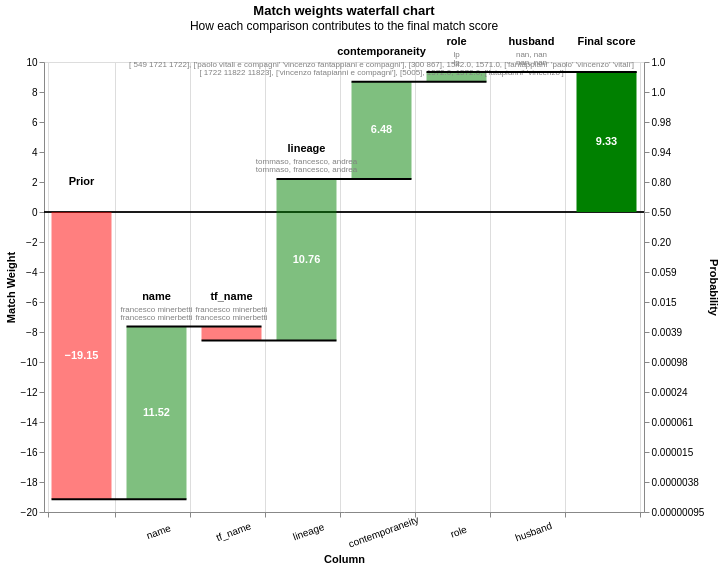

The notebook cell this image was saved under:
### Markdown cell above
### Reading a single decision

The point of this model is not the score but the explanation. A waterfall chart shows
exactly which evidence moved each pair, and by how much.

### Code cell
cases = [(548, 11821), (1591, 12025), (818, 12322)]
wanted = pred[[ (min(l, r), max(l, r)) in cases
                for l, r in zip(pred.person_id_l, pred.person_id_r) ]]
linker.visualisations.waterfall_chart(wanted.to_dict(orient="records"), filter_nulls=False)

### Figure 1 — Vega-Lite specification as saved in the notebook (floating-point values rounded to 4 significant figures)
{"config": {"view": {"continuousWidth": 400, "continuousHeight": 300}}, "layer": [{"layer": [{"mark": "rule", "encoding": {"color": {"value": "black"}, "size": {"value": 0.5}, "y": {"field": "zero", "type": "quantitative"}}}, {"mark": {"type": "bar", "width": 60}, "encoding": {"color": {"condition": {"test": "(datum.log2_bayes_factor < 0)", "value": "red"}, "value": "green"}, "opacity": {"condition": {"test": "datum.column_name == 'Prior match weight' || datum.column_name == 'Final score'", "value": 1}, "value": 0.5}, "tooltip": [{"field": "column_name", "title": "Comparison column", "type": "nominal"}, {"field": "value_l", "title": "Value (L)", "type": "nominal"}, {"field": "value_r", "title": "Value (R)", "type": "nominal"}, {"field": "label_for_charts", "title": "Label", "type": "ordinal"}, {"field": "sql_condition", "title": "SQL condition", "type": "nominal"}, {"field": "comparison_vector_value", "title": "Comparison vector value", "type": "nominal"}, {"field": "bayes_factor", "format": ",.4f", "title": "Bayes factor = m/u", "type": "quantitative"}, {"field": "log2_bayes_factor", "format": ",.4f", "title": "Match weight = log2(m/u)", "type": "quantitative"}, {"field": "prob", "format": ".4f", "title": "Cumulative match probability", "type": "quantitative"}, {"field": "bayes_factor_description", "title": "Match weight description", "type": "nominal"}], "x": {"axis": {"grid": true, "labelAlign": "center", "labelAngle": -20, "labelExpr": "datum.value == 'Prior' || datum.value == 'Final score' ? '' : datum.value", "labelPadding": 10, "tickBand": "extent", "title": "Column"}, "field": "column_name", "sort": {"field": "bar_sort_order", "order": "ascending"}, "type": "nominal"}, "y": {"axis": {"grid": false, "orient": "left", "title": "Match Weight"}, "field": "previous_sum", "type": "quantitative"}, "y2": {"field": "sum"}}}, {"mark": {"type": "text", "fontWeight": "bold"}, "encoding": {"color": {"value": "white"}, "text": {"condition": {"test": "abs(datum.log2_bayes_factor) > 1", "field": "log2_bayes_factor", "format": ".2f", "type": "nominal"}, "value": ""}, "x": {"axis": {"labelAngle": -20, "title": "Column"}, "field": "column_name", "sort": {"field": "bar_sort_order", "order": "ascending"}, "type": "nominal"}, "y": {"axis": {"orient": "left"}, "field": "center", "type": "quantitative"}}}, {"mark": {"type": "text", "baseline": "bottom", "dy": -25, "fontWeight": "bold"}, "encoding": {"color": {"value": "black"}, "text": {"field": "column_name", "type": "nominal"}, "x": {"axis": {"labelAngle": -20, "title": "Column"}, "field": "column_name", "sort": {"field": "bar_sort_order", "order": "ascending"}, "type": "nominal"}, "y": {"field": "sum_top", "type": "quantitative"}}}, {"mark": {"type": "text", "baseline": "bottom", "dy": -13, "fontSize": 8}, "encoding": {"color": {"value": "grey"}, "text": {"field": "value_l", "type": "nominal"}, "x": {"axis": {"labelAngle": -20, "title": "Column"}, "field": "column_name", "sort": {"field": "bar_sort_order", "order": "ascending"}, "type": "nominal"}, "y": {"field": "sum_top", "type": "quantitative"}}}, {"mark": {"type": "text", "baseline": "bottom", "dy": -5, "fontSize": 8}, "encoding": {"color": {"value": "grey"}, "text": {"field": "value_r", "type": "nominal"}, "x": {"axis": {"labelAngle": -20, "title": "Column"}, "field": "column_name", "sort": {"field": "bar_sort_order", "order": "ascending"}, "type": "nominal"}, "y": {"field": "sum_top", "type": "quantitative"}}}]}, {"mark": {"type": "rule", "color": "black", "strokeWidth": 2, "x2Offset": 30, "xOffset": -30}, "encoding": {"x": {"axis": {"labelAngle": -20, "title": "Column"}, "field": "column_name", "sort": {"field": "bar_sort_order", "order": "ascending"}, "type": "nominal"}, "x2": {"field": "lead"}, "y": {"axis": {"labelExpr": "format(1 / (1 + pow(2, -1*datum.value)), '.2r')", "orient": "right", "title": "Probability"}, "field": "sum", "scale": {"zero": false}, "type": "quantitative"}}}], "data": {"name": "data-ccecdf60756deece5761bec53d1305a7"}, "height": 450, "params": [{"name": "record_number", "bind": {"input": "range", "max": 2, "min": 0, "step": 1}, "value": 0}], "resolve": {"axis": {"y": "independent"}}, "title": {"text": "Match weights waterfall chart", "subtitle": "How each comparison contributes to the final match score"}, "transform": [{"filter": "(datum.record_number == record_number)"}, {"window": [{"op": "sum", "field": "log2_bayes_factor", "as": "sum"}, {"op": "lead", "field": "column_name", "as": "lead"}], "frame": [null, 0]}, {"calculate": "datum.column_name === \"Final score\" ? datum.sum - datum.log2_bayes_factor : datum.sum", "as": "sum"}, {"calculate": "datum.lead === null ? datum.column_name : datum.lead", "as": "lead"}, {"calculate": "datum.column_name === \"Final score\" || datum.column_name === \"Prior match weight\" ? 0 : datum.sum - datum.log2_bayes_factor", "as": "previous_sum"}, {"calculate": "datum.sum > datum.previous_sum ? datum.column_name : \"\"", "as": "top_label"}, {"calculate": "datum.sum < datum.previous_sum ? datum.column_name : \"\"", "as": "bottom_label"}, {"calculate": "datum.sum > datum.previous_sum ? datum.sum : datum.previous_sum", "as": "sum_top"}, {"calculate": "datum.sum < datum.previous_sum ? datum.sum : datum.previous_sum", "as": "sum_bottom"}, {"calculate": "(datum.sum + datum.previous_sum) / 2", "as": "center"}, {"calculate": "(datum.log2_bayes_factor > 0 ? \"+\" : \"\") + datum.log2_bayes_factor", "as": "text_log2_bayes_factor"}, {"calculate": "datum.sum < datum.previous_sum ? 4 : -4", "as": "dy"}, {"calculate": "datum.sum < datum.previous_sum ? \"top\" : \"bottom\"", "as": "baseline"}, {"calculate": "1. / (1 + pow(2, -1.*datum.sum))", "as": "prob"}, {"calculate": "0*datum.sum", "as": "zero"}], "width": {"step": 75}, "$schema": "https://vega.github.io/schema/vega-lite/v5.9.3.json", "datasets": {"data-ccecdf60756deece5761bec53d1305a7": [{"column_name": "Prior", "label_for_charts": "Starting match weight (prior)", "sql_condition": null, "log2_bayes_factor": -19.15, "bayes_factor": 1.714e-06, "comparison_vector_value": null, "m_probability": null, "u_probability": null, "bayes_factor_description": null, "value_l": "", "value_r": "", "term_frequency_adjustment": null, "bar_sort_order": 0, "record_number": 0}, {"sql_condition": "\"full_name_norm_l\" = \"full_name_norm_r\"", "label_for_charts": "Exact match on full_name_norm", "m_probability": 0.2714, "u_probability": 9.271e-05, "bayes_factor": 2928.0, "log2_bayes_factor": 11.52, "comparison_vector_value": 3, "bayes_factor_description": "If comparison level is `exact match on full_name_norm` then comparison is 2,928 times more likely to be a match", "column_name": "name", "value_l": "francesco minerbetti", "value_r": "francesco minerbetti", "term_frequency_adjustment": false, "bar_sort_order": 1, "record_number": 0}, {"sql_condition": "\"full_name_norm_l\" = \"full_name_norm_r\"", "label_for_charts": "Term freq adjustment on full_name_norm", "m_probability": null, "u_probability": null, "bayes_factor": 0.5252, "log2_bayes_factor": -0.9291, "comparison_vector_value": 3, "bayes_factor_description": "Term frequency adjustment on full_name_norm makes comparison  1.90 times less likely to be a match", "column_name": "tf_name", "value_l": "francesco minerbetti", "value_r": "francesco minerbetti", "term_frequency_adjustment": true, "bar_sort_order": 2, "record_number": 0}, {"sql_condition": "patronymic_norm_l = patronymic_norm_r AND grandfather_norm_l = grandfather_norm_r", "label_for_charts": "father and grandfather agree", "m_probability": 0.009504, "u_probability": 5.467e-06, "bayes_factor": 1738.0, "log2_bayes_factor": 10.76, "comparison_vector_value": 5, "bayes_factor_description": "If comparison level is `father and grandfather agree` then comparison is 1,738 times more likely to be a match", "column_name": "lineage", "value_l": "tommaso, francesco, andrea", "value_r": "tommaso, francesco, andrea", "term_frequency_adjustment": false, "bar_sort_order": 3, "record_number": 0}, {"sql_condition": "greatest(last_year_l, last_year_r) - least(first_year_l, first_year_r) <= 30 AND (array_length(list_intersect(partners_l, partners_r)) >= 1 OR array_length(list_intersect(firm_tokens_l, firm_tokens_r)) >= 2 OR array_length(list_intersect(firms_l, firms_r)) >= 1)", "label_for_charts": "career <= 30 years, shared network", "m_probability": 0.08801, "u_probability": 0.0009843, "bayes_factor": 89.42, "log2_bayes_factor": 6.483, "comparison_vector_value": 4, "bayes_factor_description": "If comparison level is `career <= 30 years, shared network` then comparison is 89.42 times more likely to be a match", "column_name": "contemporaneity", "value_l": "[ 549 1721 1722], ['paolo vitali e compagni' 'vincenzo fantappiani e compagni'], [300 867], 1542.0, 1571.0, ['fantappiani' 'paolo' 'vincenzo' 'vitali']", "value_r": "[ 1722 11822 11823], ['vincenzo fatapianni e compagni'], [5005], 1572.0, 1572.0, ['fatapianni' 'vincenzo']", "term_frequency_adjustment": false, "bar_sort_order": 4, "record_number": 0}, {"sql_condition": "dominant_role_l = dominant_role_r AND dominant_role_l IN ('gp', 'lp')", "label_for_charts": "same role throughout", "m_probability": 0.7454, "u_probability": 0.4742, "bayes_factor": 1.572, "log2_bayes_factor": 0.6525, "comparison_vector_value": 2, "bayes_factor_description": "If comparison level is `same role throughout` then comparison is 1.572 times more likely to be a match", "column_name": "role", "value_l": "lp", "value_r": "lp", "term_frequency_adjustment": false, "bar_sort_order": 5, "record_number": 0}, {"sql_condition": "\"husband_last_norm_l\" IS NULL OR \"husband_last_norm_r\" IS NULL", "label_for_charts": "husband_last_norm is NULL", "bayes_factor": 1.0, "log2_bayes_factor": 0.0, "comparison_vector_value": -1, "bayes_factor_description": "If comparison level is `husband_last_norm is null` then comparison is 1 times more likely to be a match", "column_name": "husband", "value_l": "nan, nan", "value_r": "nan, nan", "term_frequency_adjustment": false, "bar_sort_order": 6, "record_number": 0}, {"column_name": "Final score", "label_for_charts": "Final score", "sql_condition": null, "log2_bayes_factor": 9.331, "bayes_factor": 644.0, "comparison_vector_value": null, "m_probability": null, "u_probability": null, "bayes_factor_description": null, "value_l": "", "value_r": "", "term_frequency_adjustment": null, "bar_sort_order": 7, "record_number": 0}, {"column_name": "Prior", "label_for_charts": "Starting match weight (prior)", "sql_condition": null, "log2_bayes_factor": -19.15, "bayes_factor": 1.714e-06, "comparison_vector_value": null, "m_probability": null, "u_probability": null, "bayes_factor_description": null, "value_l": "", "value_r": "", "term_frequency_adjustment": null, "bar_sort_order": 0, "record_number": 1}, {"sql_condition": "\"full_name_norm_l\" = \"full_name_norm_r\"", "label_for_charts": "Exact match on full_name_norm", "m_probability": 0.2714, "u_probability": 9.271e-05, "bayes_factor": 2928.0, "log2_bayes_factor": 11.52, "comparison_vector_value": 3, "bayes_factor_description": "If comparison level is `exact match on full_name_norm` then comparison is 2,928 times more likely to be a match", "column_name": "name", "value_l": "giovanni corsi", "value_r": "giovanni corsi", "term_frequency_adjustment": false, "bar_sort_order": 1, "record_number": 1}, {"sql_condition": "\"full_name_norm_l\" = \"full_name_norm_r\"", "label_for_charts": "Term freq adjustment on full_name_norm", "m_probability": null, "u_probability": null, "bayes_factor": 0.07003, "log2_bayes_factor": -3.836, "comparison_vector_value": 3, "bayes_factor_description": "Term frequency adjustment on full_name_norm makes comparison  14.28 times less likely to be a match", "column_name": "tf_name", "value_l": "giovanni corsi", "value_r": "giovanni corsi", "term_frequency_adjustment": true, "bar_sort_order": 2, "record_number": 1}, {"sql_condition": "patronymic_norm_l = patronymic_norm_r AND grandfather_norm_l = grandfather_norm_r", "label_for_charts": "father and grandfather agree", "m_probability": 0.009504, "u_probability": 5.467e-06, "bayes_factor": 1738.0, "log2_bayes_factor": 10.76, "comparison_vector_value": 5, "bayes_factor_description": "If comparison level is `father and grandfather agree` then comparison is 1,738 times more likely to be a match", "column_name": "lineage", "value_l": "jacopo, giovanni, simone", "value_r": "jacopo, giovanni, simone", "term_frequency_adjustment": false, "bar_sort_order": 3, "record_number": 1}, {"sql_condition": "ELSE", "label_for_charts": "All other comparisons", "m_probability": 0.3482, "u_probability": 0.6765, "bayes_factor": 0.5147, "log2_bayes_factor": -0.9581, "comparison_vector_value": 0, "bayes_factor_description": "If comparison level is `all other comparisons` then comparison is 1.943 times less likely to be a match", "column_name": "contemporaneity", "value_l": "[  642   820   916  1155  1156  1157  1158  1320  1601  2274  2978  6692\n 11096 11444 11448 11450 11452 11467], ['antonio macinghi e compagni'\n 'antonio macinghi vincenzo minerbetti e compagni'\n 'giovanfrancesco casini e compagni'\n 'giovangualberto vecchietti vincenzo brandolini e compagni'], [427 585 664 670 806 807], 1548.0, 1569.0, ['antonio' 'brandolini' 'casini' \"dell'antella\" 'giannozzo'\n 'giovanfrancesco' 'giovangualberto' 'macinghi' 'minerbetti' 'vecchietti'\n 'vincenzo']", "value_r": "[ 1601  1961  4053  4054  4055 11458 11459], ['benedetto biffoli alamanno ughi e compagni'\n 'benedetto biffoli vincenzo franceschi e alamanno ughi'], [1987 2052], 1607.0, 1609.0, ['alamanno' 'benedetto' 'biffoli' 'franceschi' 'ughi' 'vincenzo']", "term_frequency_adjustment": false, "bar_sort_order": 4, "record_number": 1}, {"sql_condition": "dominant_role_l = dominant_role_r AND dominant_role_l IN ('gp', 'lp')", "label_for_charts": "same role throughout", "m_probability": 0.7454, "u_probability": 0.4742, "bayes_factor": 1.572, "log2_bayes_factor": 0.6525, "comparison_vector_value": 2, "bayes_factor_description": "If comparison level is `same role throughout` then comparison is 1.572 times more likely to be a match", "column_name": "role", "value_l": "lp", "value_r": "lp", "term_frequency_adjustment": false, "bar_sort_order": 5, "record_number": 1}, {"sql_condition": "\"husband_last_norm_l\" IS NULL OR \"husband_last_norm_r\" IS NULL", "label_for_charts": "husband_last_norm is NULL", "bayes_factor": 1.0, "log2_bayes_factor": 0.0, "comparison_vector_value": -1, "bayes_factor_description": "If comparison level is `husband_last_norm is null` then comparison is 1 times more likely to be a match", "column_name": "husband", "value_l": "nan, nan", "value_r": "nan, nan", "term_frequency_adjustment": false, "bar_sort_order": 6, "record_number": 1}, {"column_name": "Final score", "label_for_charts": "Final score", "sql_condition": null, "log2_bayes_factor": -1.017, "bayes_factor": 0.4942, "comparison_vector_value": null, "m_probability": null, "u_probability": null, "bayes_factor_description": null, "value_l": "", "value_r": "", "term_frequency_adjustment": null, "bar_sort_order": 7, "record_number": 1}, {"column_name": "Prior", "label_for_charts": "Starting match weight (prior)", "sql_condition": null, "log2_bayes_factor": -19.15, "bayes_factor": 1.714e-06, "comparison_vector_value": null, "m_probability": null, "u_probability": null, "bayes_factor_description": null, "value_l": "", "value_r": "", "term_frequency_adjustment": null, "bar_sort_order": 0, "record_number": 2}, {"sql_condition": "\"full_name_norm_l\" = \"full_name_norm_r\"", "label_for_charts": "Exact match on full_name_norm", "m_probability": 0.2714, "u_probability": 9.271e-05, "bayes_factor": 2928.0, "log2_bayes_factor": 11.52, "comparison_vector_value": 3, "bayes_factor_description": "If comparison level is `exact match on full_name_norm` then comparison is 2,928 times more likely to be a match", "column_name": "name", "value_l": "giovanni lanfranchi", "value_r": "giovanni lanfranchi", "term_frequency_adjustment": false, "bar_sort_order": 1, "record_number": 2}, {"sql_condition": "\"full_name_norm_l\" = \"full_name_norm_r\"", "label_for_charts": "Term freq adjustment on full_name_norm", "m_probability": null, "u_probability": null, "bayes_factor": 0.5252, "log2_bayes_factor": -0.9291, "comparison_vector_value": 3, "bayes_factor_description": "Term frequency adjustment on full_name_norm makes comparison  1.90 times less likely to be a match", "column_name": "tf_name", "value_l": "giovanni lanfranchi", "value_r": "giovanni lanfranchi", "term_frequency_adjustment": true, "bar_sort_order": 2, "record_number": 2}, {"sql_condition": "patronymic_norm_l = patronymic_norm_r AND (grandfather_norm_l IS NULL OR grandfather_norm_r IS NULL)", "label_for_charts": "father agrees, grandfather unrecorded", "m_probability": 0.1092, "u_probability": 0.0007383, "bayes_factor": 148.0, "log2_bayes_factor": 7.209, "comparison_vector_value": 4, "bayes_factor_description": "If comparison level is `father agrees, grandfather unrecorded` then comparison is 148 times more likely to be a match", "column_name": "lineage", "value_l": "giovanni filippo, giovanni, nan", "value_r": "giovanni filippo, giovanni, federigo", "term_frequency_adjustment": false, "bar_sort_order": 3, "record_number": 2}, {"sql_condition": "first_year_l <= last_year_r AND first_year_r <= last_year_l AND greatest(last_year_l, last_year_r) - least(first_year_l, first_year_r) <= 60 AND array_length(list_intersect(partners_l, partners_r)) >= 3", "label_for_charts": "contemporaries, 3+ shared partners", "m_probability": 0.01978, "u_probability": 6.991e-05, "bayes_factor": 282.9, "log2_bayes_factor": 8.144, "comparison_vector_value": 9, "bayes_factor_description": "If comparison level is `contemporaries, 3+ shared partners` then comparison is 283 times more likely to be a match", "column_name": "contemporaneity", "value_l": "[ 1381  1408  1409  1410  2089  2090 11374 11375], [], [ 801 1053], 1569.0, 1582.0, ['agostini' 'carlo' 'fabio' 'maurizio']", "value_r": "[ 1408  1409  1410 12026], [], [5067], 1576.0, 1576.0, ['carlo']", "term_frequency_adjustment": false, "bar_sort_order": 4, "record_number": 2}, {"sql_condition": "dominant_role_l = dominant_role_r AND dominant_role_l IN ('gp', 'lp')", "label_for_charts": "same role throughout", "m_probability": 0.7454, "u_probability": 0.4742, "bayes_factor": 1.572, "log2_bayes_factor": 0.6525, "comparison_vector_value": 2, "bayes_factor_description": "If comparison level is `same role throughout` then comparison is 1.572 times more likely to be a match", "column_name": "role", "value_l": "lp", "value_r": "lp", "term_frequency_adjustment": false, "bar_sort_order": 5, "record_number": 2}, {"sql_condition": "\"husband_last_norm_l\" IS NULL OR \"husband_last_norm_r\" IS NULL", "label_for_charts": "husband_last_norm is NULL", "bayes_factor": 1.0, "log2_bayes_factor": 0.0, "comparison_vector_value": -1, "bayes_factor_description": "If comparison level is `husband_last_norm is null` then comparison is 1 times more likely to be a match", "column_name": "husband", "value_l": "nan, nan", "value_r": "nan, nan", "term_frequency_adjustment": false, "bar_sort_order": 6, "record_number": 2}, {"column_name": "Final score", "label_for_charts": "Final score", "sql_condition": null, "log2_bayes_factor": 7.438, "bayes_factor": 173.4, "comparison_vector_value": null, "m_probability": null, "u_probability": null, "bayes_factor_description": null, "value_l": "", "value_r": "", "term_frequency_adjustment": null, "bar_sort_order": 7, "record_number": 2}]}}
